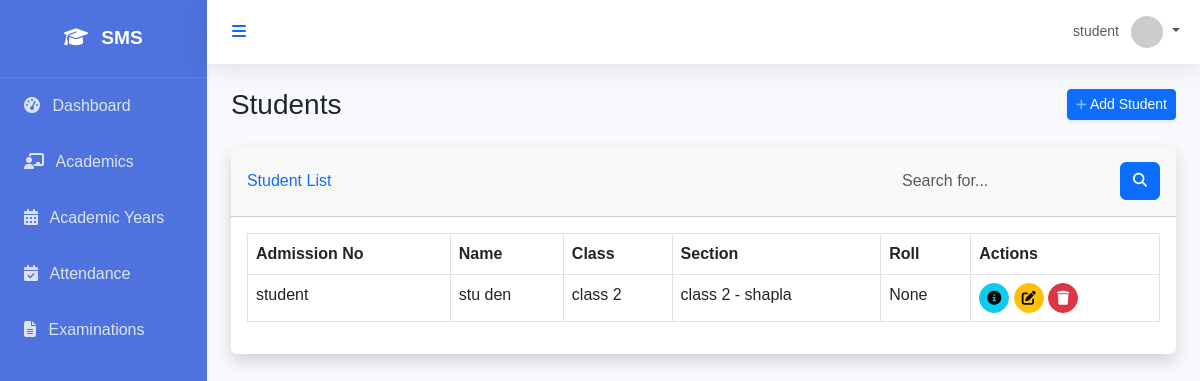
The app's page /students/ (signed in), older data.
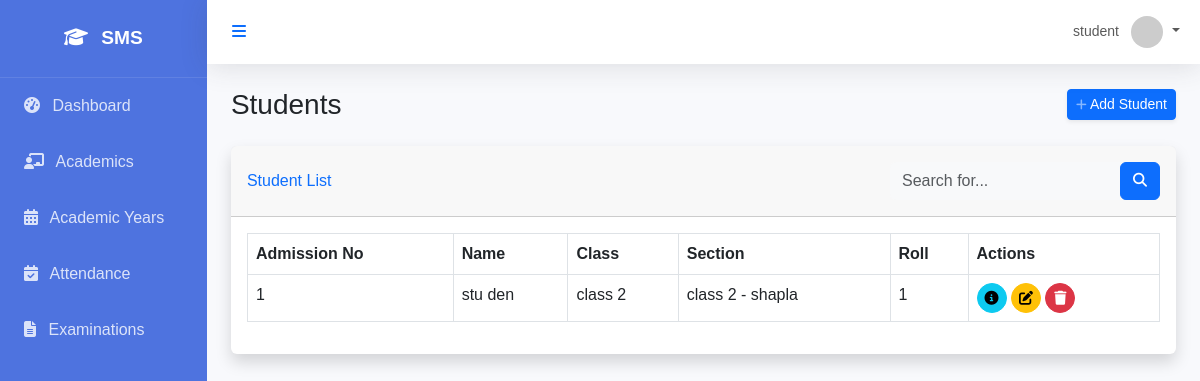
The same page, newer data.
### students/models.py (models this page shows, shortened)
class Student(models.Model):
    user = models.OneToOneField(settings.AUTH_USER_MODEL, on_delete=models.CASCADE, related_name='student_profile')
    admission_number = models.CharField(max_length=50, unique=True)
    admission_date = models.DateField()
    roll_number = models.IntegerField(null=True, blank=True)
    date_of_birth = models.DateField()
    gender = models.CharField(max_length=10, choices=[('M', 'Male'), ('F', 'Female'), ('O', 'Other')])
    blood_group = models.CharField(max_length=5, blank=True)
    address = models.TextField()
    phone_number = models.CharField(max_length=15, blank=True)
    current_class = models.ForeignKey('academics.Class', on_delete=models.SET_NULL, null=True, blank=True, related_name='students')
    section = models.ForeignKey('academics.Section', on_delete=models.SET_NULL, null=True, blank=True, related_name='students')
    created_at = models.DateTimeField(auto_now_add=True)
    updated_at = models.DateTimeField(auto_now=True)

### core/models.py (models this page shows, shortened)
class User(AbstractUser):
    class Role(models.TextChoices):
        SUPER_ADMIN = "SUPER_ADMIN", "Super Admin"
        SCHOOL_ADMIN = "SCHOOL_ADMIN", "School Admin"
        ACADEMIC_ADMIN = "ACADEMIC_ADMIN", "Academic Admin"
        TEACHER = "TEACHER", "Teacher"
        STUDENT = "STUDENT", "Student"
        PARENT = "PARENT", "Parent"
        ACCOUNTANT = "ACCOUNTANT", "Accountant"
        LIBRARIAN = "LIBRARIAN", "Librarian"
        RECEPTIONIST = "RECEPTIONIST", "Receptionist"
        HR_MANAGER = "HR_MANAGER", "HR Manager"
    role = models.CharField(max_length=50, choices=Role.choices, default=Role.STUDENT)
    objects = CustomUserManager()

### academics/models.py (models this page shows)
class Class(models.Model):
    name = models.CharField(max_length=50) # e.g. Class 1, Grade 10
    numeric_value = models.IntegerField(unique=True) # For sorting
    class Meta:
        verbose_name_plural = "Classes"
        ordering = ['numeric_value']
    def __str__(self):
        return self.name

class Section(models.Model):
    name = models.CharField(max_length=10) # e.g. A, B, C
    class_name = models.ForeignKey(Class, on_delete=models.CASCADE, related_name='sections')
    class_teacher = models.ForeignKey(User, on_delete=models.SET_NULL, null=True, blank=True, limit_choices_to={'role': 'TEACHER'})
    class Meta:
        unique_together = ['name', 'class_name']
        ordering = ['name']
    def __str__(self):
        return f"{self.class_name.name} - {self.name}"

### students/views.py (the view)
# urls.py: path('', student_list, name='student_list'),
@login_required
def student_list(request):
    queryset = Student.objects.all()
    query = request.GET.get('q')
    if query:
        queryset = queryset.filter(
            Q(user__first_name__icontains=query) |
            Q(user__last_name__icontains=query) |
            Q(admission_number__icontains=query)
        )
    paginator = Paginator(queryset, 10)
    page_number = request.GET.get('page')
    page_obj = paginator.get_page(page_number)
    return render(request, 'students/student_list.html', {'students': page_obj, 'page_obj': page_obj, 'is_paginated': page_obj.has_other_pages()})

### templates/students/student_list.html (shortened to what this page needs)
{% extends 'base.html' %}
{% block content %}
<div class="d-sm-flex align-items-center justify-content-between mb-4">
    <h1 class="h3 mb-0 text-gray-800">Students</h1>
    <a href="{% url 'student_create' %}" class="d-none d-sm-inline-block btn btn-sm btn-primary shadow-sm">
         Add Student
    </a>
</div>
<div class="card shadow mb-4" x-data="{ show: true }" x-show="show" x-transition:enter="transition ease-out duration-300" x-transition:enter-start="opacity-0 transform scale-90" x-transition:enter-end="opacity-100 transform scale-100">
    <div class="card-header py-3 d-flex justify-content-between align-items-center">
        <h6 class="m-0 font-weight-bold text-primary">Student List</h6>
        <form class="d-none d-sm-inline-block form-inline mr-auto ml-md-3 my-2 my-md-0 mw-100 navbar-search" method="get">
            <div class="input-group">
                <input type="text" name="q" class="form-control bg-light border-0 small" placeholder="Search for..."
                    aria-label="Search" aria-describedby="basic-addon2" value="{{ request.GET.q|default:'' }}">
                <div class="input-group-append">
                    <button class="btn btn-primary" type="submit">
                        <i class="fas fa-search fa-sm"></i>
                    </button>
                </div>
            </div>
        </form>
    </div>
    <div class="card-body">
        <div class="table-responsive">
            <table class="table table-bordered" id="dataTable" width="100%" cellspacing="0">
                <thead>
                    <tr>
                        <th>Admission No</th>
                        <th>Name</th>
                        <th>Class</th>
                        <th>Section</th>
                        <th>Roll</th>
                        <th>Actions</th>
                    </tr>
                </thead>
                <tbody>
                    {% for student in students %}
                    <tr class="hover-row">
                        <td>{{ student.admission_number }}</td>
                        <td>{{ student.user.get_full_name }}</td>
                        <td>{{ student.current_class }}</td>
                        <td>{{ student.section }}</td>
                        <td>{{ student.roll_number }}</td>
                        <td>
                            <a href="{% url 'student_detail' student.pk %}" class="btn btn-info btn-sm btn-circle">
                                <i class="fas fa-info-circle"></i>
                            </a>
                            <a href="{% url 'student_update' student.pk %}" class="btn btn-warning btn-sm btn-circle">
                                <i class="fas fa-edit"></i>
                            </a>
                            <a href="{% url 'student_delete' student.pk %}" class="btn btn-danger btn-sm btn-circle">
                                <i class="fas fa-trash"></i>
                            </a>
                        </td>
                    </tr>
                    {% empty %}
                    <tr>
                        <td colspan="6" class="text-center">No students found.</td>
                    </tr>
                    {% endfor %}
                </tbody>
            </table>
        </div>
    </div>
</div>
{% endblock %}

Row changes from the older to the newer data that the page shows:
changed Student "stu den": admission_number "student" → "1"; roll_number "None" → "1"
